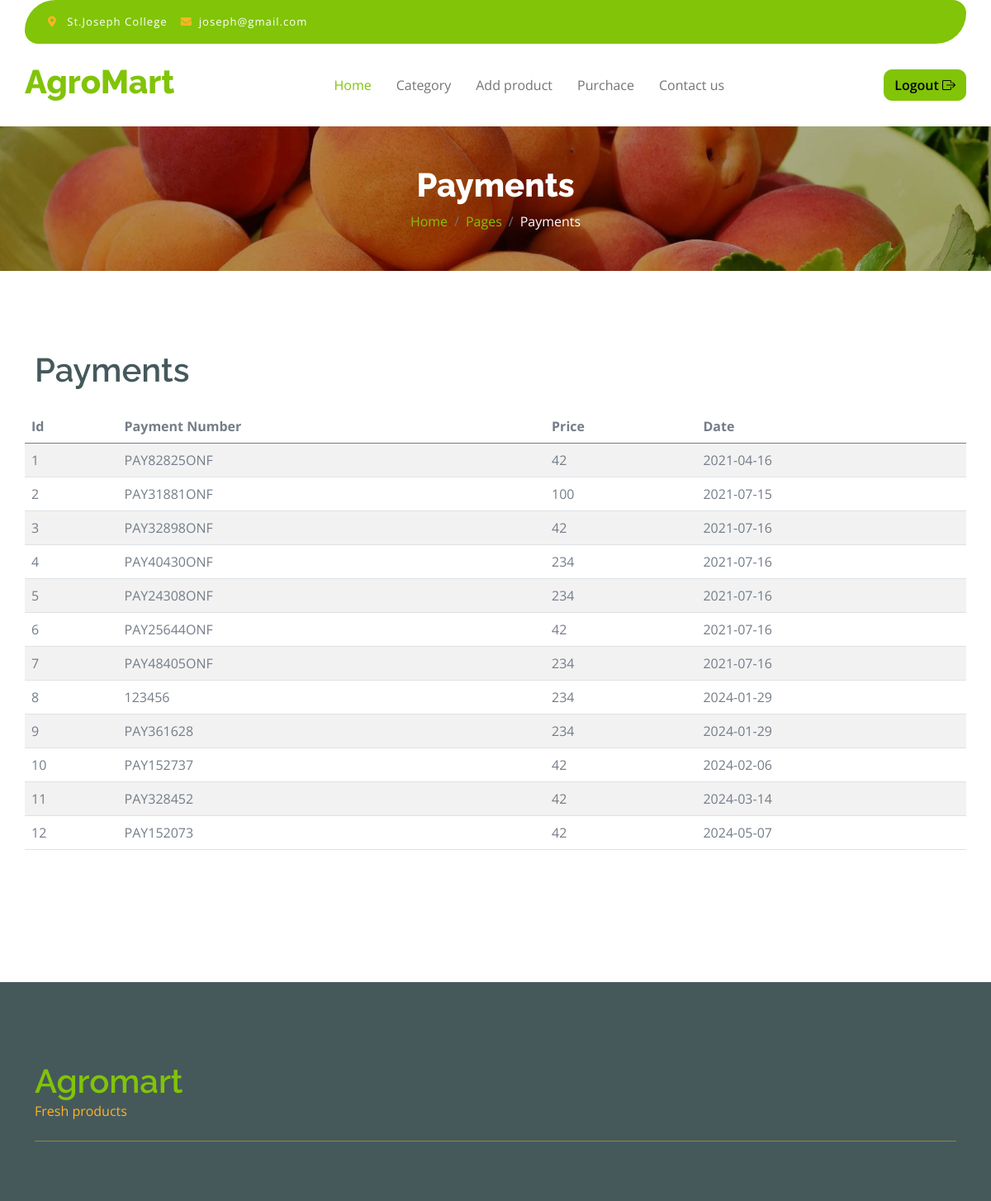
/payments.php (signed in), run on the app's committed database.
### tables this page shows
CREATE TABLE `payment` (
  `id` int(10) NOT NULL,
  `userid` int(10) NOT NULL,
  `productid` int(10) NOT NULL,
  `payment_number` varchar(25) NOT NULL,
  `status` tinyint(1) NOT NULL,
  `date` datetime NOT NULL DEFAULT current_timestamp(),
  `price` varchar(15) DEFAULT NULL
);

### payments.php (the view, shortened to what this page needs)
<?php
require_once 'include/config.php';
require_once 'include/header.php';
?>
<div class="container-fluid page-header py-5">
    <h1 class="text-center text-white display-6">Payments</h1>
    <ol class="breadcrumb justify-content-center mb-0">
        <li class="breadcrumb-item"><a href="#">Home</a></li>
        <li class="breadcrumb-item"><a href="#">Pages</a></li>
        <li class="breadcrumb-item active text-white">Payments</li>
    </ol>
</div>
<div class="container-fluid fruite py-5">
    <div class="container py-5">
        <h1 class="mb-4">Payments</h1>
        <div class="row g-4">
            <div class="col-lg-12">
                <div class="row g-4">
                </div>
                <div class="row g-4">
                    <table class="table table-striped">
                        <thead>
                            <tr>
                            <th scope="col">Id</th>
                            <th scope="col">Payment Number</th>
                            <th scope="col">Price</th>
                            <th scope="col">Date</th>
                            </tr>
                        </thead>
                        <tbody>
                            <?php
                            $sql = "SELECT * FROM payment where status= 1";
                            $res = mysqli_query($conn,$sql);
                            if(mysqli_num_rows($res) > 0) {
                                $i = 1;
                                while($row = mysqli_fetch_array($res)) {
                                    echo "<tr>";
                                    echo "<td>$i</td>";
                                    echo "<td>$row[payment_number]</td>";
                                    echo "<td>$row[price]</td>";
                                    echo "<td>".date_format(date_create($row['date']), 'Y-m-d')."</td>";
                                    echo "</tr>";
                                    $i++;
                                }
                            }
                            ?>
                        </tbody>
                    </table>
                </div>
            </div>
        </div>
    </div>
</div>
<?php
require_once 'include/footer.php';
?>

### css/style.css (style rules this page uses)
.page-header { position: relative; background: linear-gradient(rgba(0, 0, 0, 0.3), rgba(0, 0, 0, 0.3)), url(../img/cart-page-header-img.jpg); background-position: center center; background-repeat: no-repeat; background-size: cover; }
@media (min-width: 992px) { .hero-header, .page-header { margin-top: 152px !important; } }

### data on the page
payment: payment_number "PAY82825ONF", price "42", date "2021-04-16"
payment: payment_number "PAY31881ONF", price "100", date "2021-07-15"
payment: payment_number "PAY32898ONF", price "42", date "2021-07-16"
payment: payment_number "PAY40430ONF", price "234", date "2021-07-16"
payment: payment_number "PAY24308ONF", price "234", date "2021-07-16"
payment: payment_number "PAY25644ONF", price "42", date "2021-07-16"
payment: payment_number "PAY48405ONF", price "234", date "2021-07-16"
payment: payment_number "123456", price "234", date "2024-01-29"
payment: payment_number "PAY361628", price "234", date "2024-01-29"
payment: payment_number "PAY152737", price "42", date "2024-02-06"
payment: payment_number "PAY328452", price "42", date "2024-03-14"
payment: payment_number "PAY152073", price "42", date "2024-05-07"
